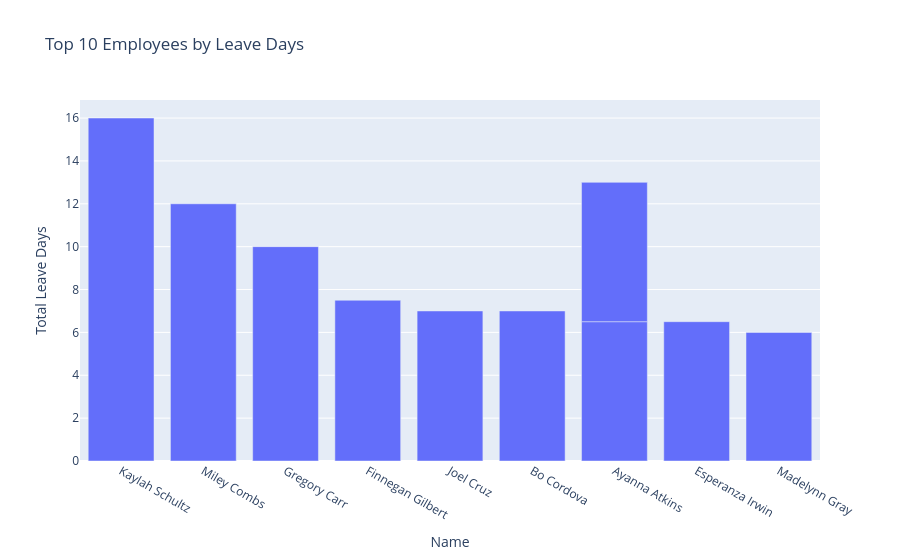

Source (notebook cell):
### Code cell
# Top 10 by leave days
most_leaves = df.sort_values("total_leaves", ascending=False).head(10)

fig_leaves = px.bar(
    most_leaves,
    x="Name",
    y="total_leaves",
    title="Top 10 Employees by Leave Days"
)
fig_leaves.update_yaxes(title="Total Leave Days")
fig_leaves.show()

### Figure 1 — Plotly figure (JSON) as saved in the notebook; plotly's stock layout.template omitted (floating-point values rounded to 4 significant figures)
{"data": [{"hovertemplate": "Name=%{x}<br>total_leaves=%{y}<extra></extra>", "legendgroup": "", "marker": {"color": "#636efa", "pattern": {"shape": ""}}, "name": "", "orientation": "v", "showlegend": false, "textposition": "auto", "type": "bar", "x": ["Kaylah Schultz", "Miley Combs", "Gregory Carr", "Finnegan Gilbert", "Joel Cruz", "Bo Cordova", "Ayanna Atkins", "Esperanza Irwin", "Ayanna Atkins", "Madelynn Gray"], "xaxis": "x", "y": [16.0, 12.0, 10.0, 7.5, 7.0, 7.0, 6.5, 6.5, 6.5, 6.0], "yaxis": "y"}], "layout": {"barmode": "relative", "legend": {"tracegroupgap": 0}, "title": {"text": "Top 10 Employees by Leave Days"}, "xaxis": {"anchor": "y", "domain": [0, 1], "title": {"text": "Name"}}, "yaxis": {"anchor": "x", "domain": [0, 1], "title": {"text": "Total Leave Days"}}}}
